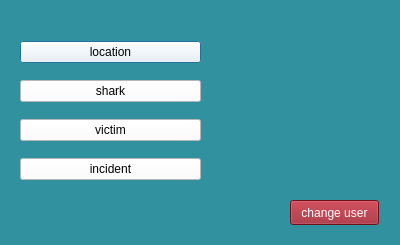
<?xml version="1.0" encoding="UTF-8"?>
<ui version="4.0">
 <class>AdminMenu</class>
 <widget class="QDialog" name="AdminMenu">
  <property name="geometry">
   <rect>
    <x>0</x>
    <y>0</y>
    <width>400</width>
    <height>245</height>
   </rect>
  </property>
  <property name="windowTitle">
   <string>Dialog</string>
  </property>
  <property name="styleSheet">
   <string notr="true">background-color: rgb(49, 145, 158);
color: rgb(0,0,0);
</string>
  </property>
  <widget class="QWidget" name="verticalLayoutWidget">
   <property name="geometry">
    <rect>
     <x>20</x>
     <y>30</y>
     <width>181</width>
     <height>161</height>
    </rect>
   </property>
   <layout class="QVBoxLayout" name="verticalLayout">
    <item>
     <widget class="QPushButton" name="btnLocation">
      <property name="styleSheet">
       <string notr="true">background-color: rgb(255, 255, 255);</string>
      </property>
      <property name="text">
       <string>location</string>
      </property>
     </widget>
    </item>
    <item>
     <widget class="QPushButton" name="btnShark">
      <property name="styleSheet">
       <string notr="true">background-color: rgb(255, 255, 255);</string>
      </property>
      <property name="text">
       <string>shark</string>
      </property>
     </widget>
    </item>
    <item>
     <widget class="QPushButton" name="btnVictim">
      <property name="styleSheet">
       <string notr="true">background-color: rgb(255, 255, 255);</string>
      </property>
      <property name="text">
       <string>victim</string>
      </property>
     </widget>
    </item>
    <item>
     <widget class="QPushButton" name="btnIncident">
      <property name="styleSheet">
       <string notr="true">background-color: rgb(255, 255, 255);</string>
      </property>
      <property name="text">
       <string>incident</string>
      </property>
     </widget>
    </item>
   </layout>
  </widget>
  <widget class="QPushButton" name="btnAutorization">
   <property name="geometry">
    <rect>
     <x>290</x>
     <y>200</y>
     <width>89</width>
     <height>25</height>
    </rect>
   </property>
   <property name="styleSheet">
    <string notr="true">color: rgb(255, 255, 255);
background-color: rgb(152, 25, 38);</string>
   </property>
   <property name="text">
    <string>change user</string>
   </property>
  </widget>
 </widget>
 <resources/>
 <connections/>
</ui>
